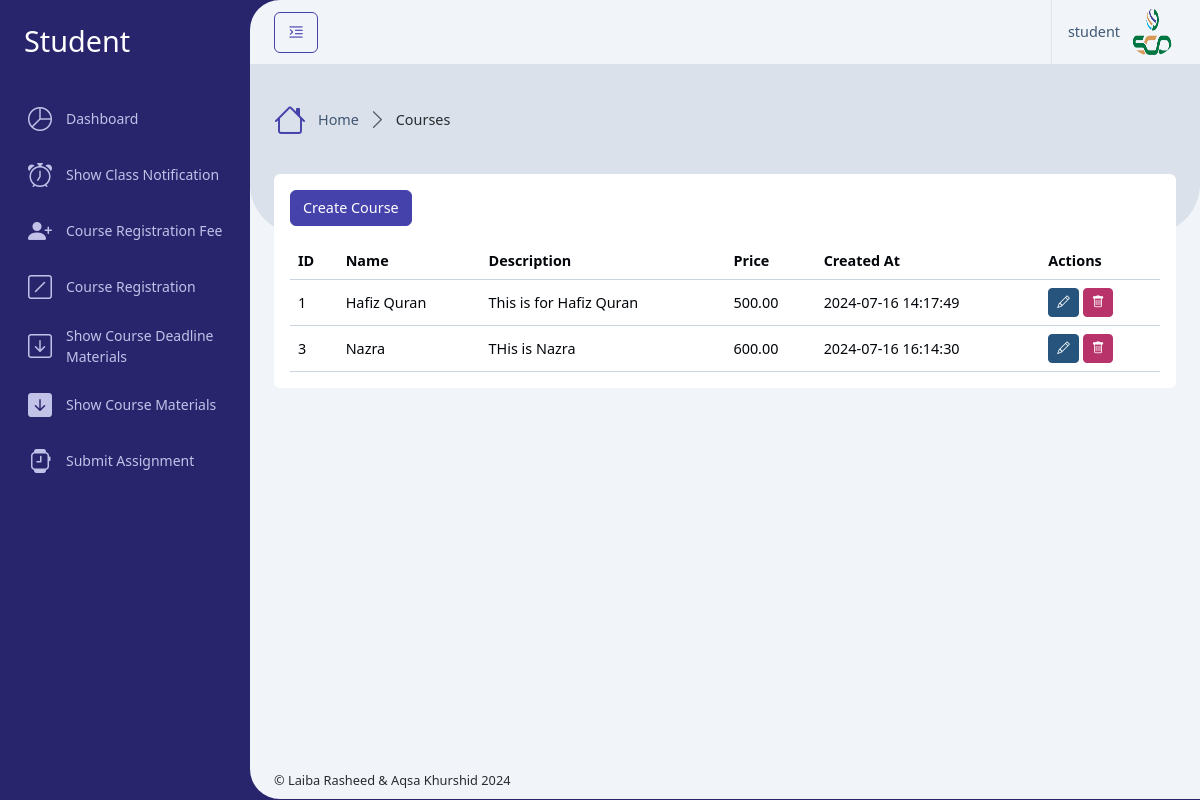
Screenshot of /Administrator/courses.php (signed in) with the database file from the repository.
### tables this page shows
CREATE TABLE `users` (
  `id` int(11) NOT NULL,
  `username` varchar(50) NOT NULL,
  `email` varchar(100) NOT NULL,
  `cnic` varchar(20) DEFAULT NULL,
  `date_of_birth` date DEFAULT NULL,
  `gender` varchar(20) DEFAULT NULL,
  `age` int(11) DEFAULT NULL,
  `address` varchar(255) DEFAULT NULL,
  `phone` varchar(20) DEFAULT NULL,
  `quranic_qualification` enum('Haifz','Tajweed','Tafseer','Nazra','Basic_Language_Courses','Other_Relevant_Qualification') DEFAULT 'Haifz',
  `profile_photo` varchar(255) DEFAULT NULL,
  `upload_cv` varchar(255) DEFAULT NULL,
  `password` varchar(255) NOT NULL,
  `role_id` int(11) NOT NULL,
  `isActive` tinyint(1) NOT NULL,
  `created_at` timestamp NOT NULL DEFAULT current_timestamp()
);

CREATE TABLE `courses` (
  `id` int(11) NOT NULL,
  `name` varchar(255) NOT NULL,
  `description` text DEFAULT NULL,
  `price` decimal(20,2) DEFAULT NULL,
  `created_at` timestamp NOT NULL DEFAULT current_timestamp()
);

### Administrator/courses.php (called while the page is built, shortened)
<?php
    require '../Database/config.php';
    $user = getUserData($_SESSION['user_id']);
    $sql = "SELECT * FROM courses";
    $result = $conn->query($sql);
    include '../setting/_Layout.php';
?>

### Database/config.php (called while the page is built, shortened)
<?php
    $servername = "localhost";
    $username = "root";
    $password = "";
    $dbname = "online_quran_tutor_db";
    $conn = new mysqli($servername, $username, $password, $dbname);
    function getUserData($user_id) {
        global $conn;
        $stmt = $conn->prepare("SELECT * FROM users WHERE id = ?");
        $stmt->bind_param("i", $user_id);
        $stmt->execute();
        $result = $stmt->get_result();
        return $result->fetch_assoc();
    }
?>

### Administrator/courses_content.php (the view, shortened to what this page needs)
<div class="row">
    <div class="col-xxl-12">
        <div class="card mb-4">
            <div class="card-body">
                <button class="btn btn-primary mb-3" data-bs-toggle="modal" data-bs-target="#createCourseModal">Create Course</button>
                <div class="table-responsive">
                    <table class="table align-middle table-hover m-0">
                        <thead>
                            <tr>
                                <th scope="col">ID</th>
                                <th scope="col">Name</th>
                                <th scope="col">Description</th>
                                <th scope="col">Price</th>
                                <th scope="col">Created At</th>
                                <th scope="col">Actions</th>
                            </tr>
                        </thead>
                        <tbody>
                            <?php
                            if ($result->num_rows > 0) {
                                while ($row = $result->fetch_assoc()) {
                                    ?>
                                    <tr>
                                        <td><?php echo htmlspecialchars($row['id']); ?></td>
                                        <td><?php echo htmlspecialchars($row['name']); ?></td>
                                        <td><?php echo htmlspecialchars($row['description']); ?></td>
                                        <td><?php echo htmlspecialchars($row['price']); ?></td>
                                        <td><?php echo htmlspecialchars($row['created_at']); ?></td>
                                        <td>
                                            <button class="btn btn-info btn-sm" data-bs-toggle="modal" data-bs-target="#editCourseModal" onclick="setEditModalData(<?php echo htmlspecialchars(json_encode($row)); ?>)"><i class="bi bi-pencil"></i></button>
                                            <button class="btn btn-danger btn-sm" data-bs-toggle="modal" data-bs-target="#deleteCourseModal" onclick="setDeleteModalData(<?php echo $row['id']; ?>)"><i class="bi bi-trash"></i></button>
                                        </td>
                                    </tr>
                                    <?php
                                }
                            } else {
                                ?>
                                <tr>
                                    <td colspan="6">No courses found.</td>
                                </tr>
                                <?php
                            }
                            ?>
                        </tbody>
                    </table>
                </div>
            </div>
        </div>
    </div>
</div>

### setting/_Header.php (shortened to what this page needs)
<div class="app-header d-flex align-items-center">
    <div class="d-flex">
        <button class="btn btn-outline-primary me-2 pin-sidebar" id="pin-sidebar">
            <i class="bi bi-text-indent-left fs-5"></i>
        </button>
    </div>
    <div class="header-actions">
        <div class="dropdown ms-3">
            <a id="userSettings" class="dropdown-toggle d-flex py-2 align-items-center ps-3 border-start" href="#!"
                role="button" data-bs-toggle="dropdown" aria-expanded="false">
                <span class="d-none d-md-block me-2"><?php echo htmlspecialchars($user['username']); ?></span>
                <img src="../assets/uploads/<?php echo htmlspecialchars($user['profile_photo']); ?>" class="rounded-circle img-3x" alt="Bootstrap Gallery" />
            </a>
        </div>
    </div>
</div>

### rows the page displays
users: username "student", profile_photo (picture)
courses: id "1", name "Hafiz Quran", description "This is for Hafiz Quran", price "500.00", created_at "2024-07-16 14:17:49"
courses: id "3", name "Nazra", description "THis is Nazra", price "600.00", created_at "2024-07-16 16:14:30"

### other values shown
$roleTitle "Student"
$title "Courses"
